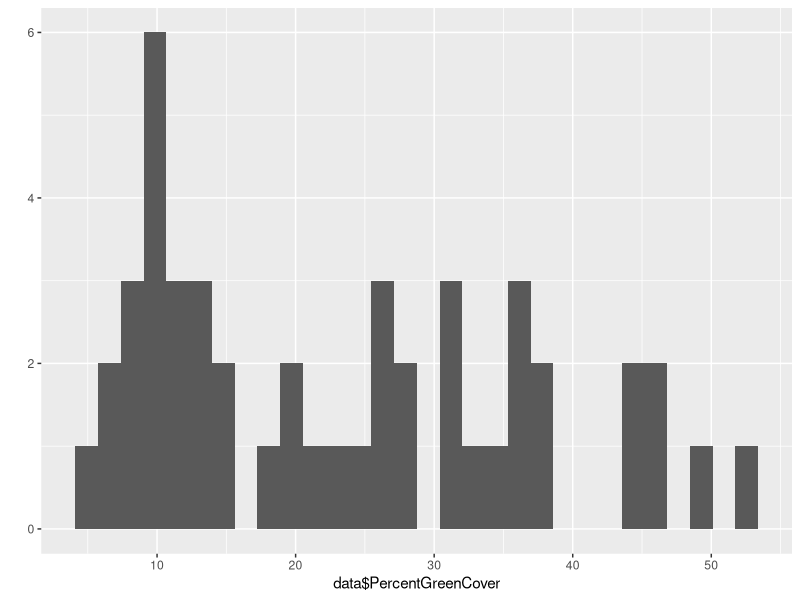
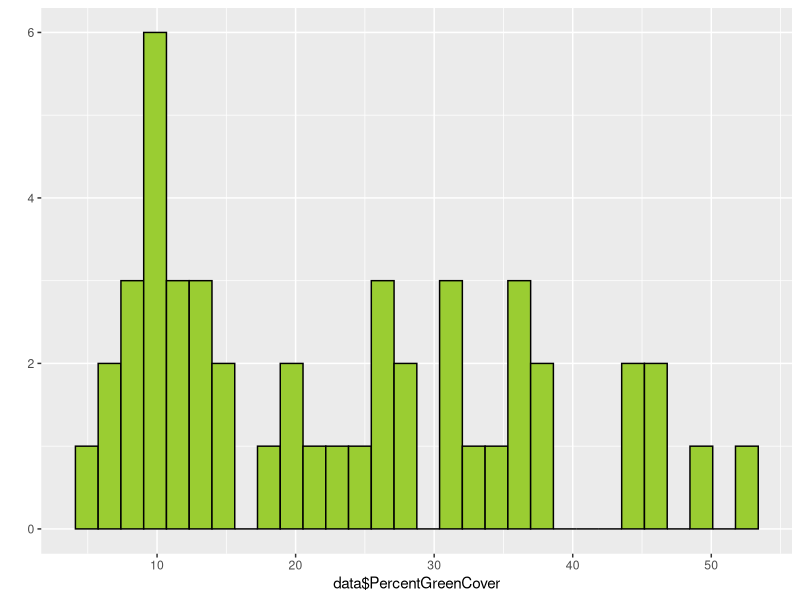
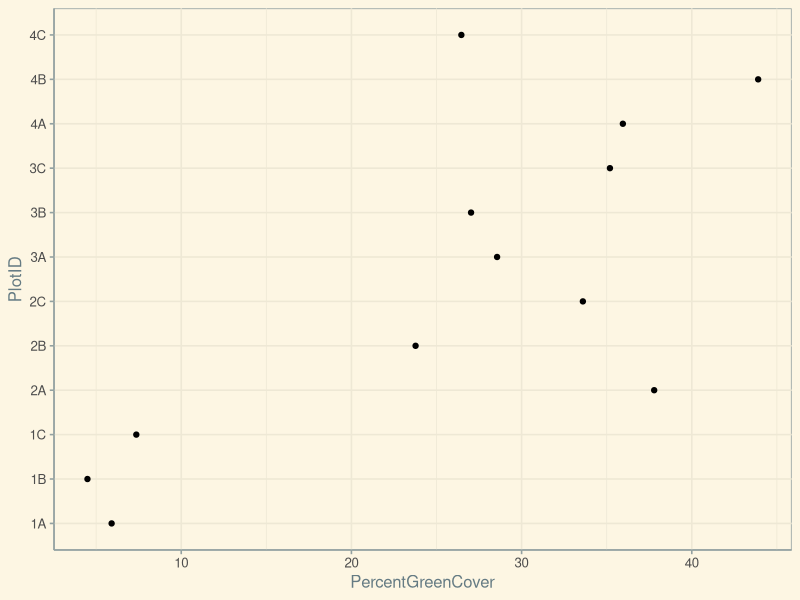
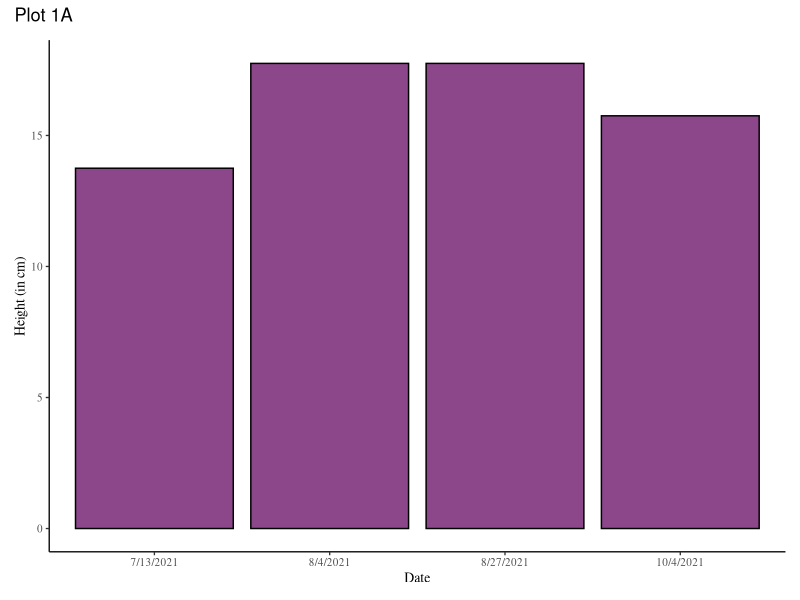
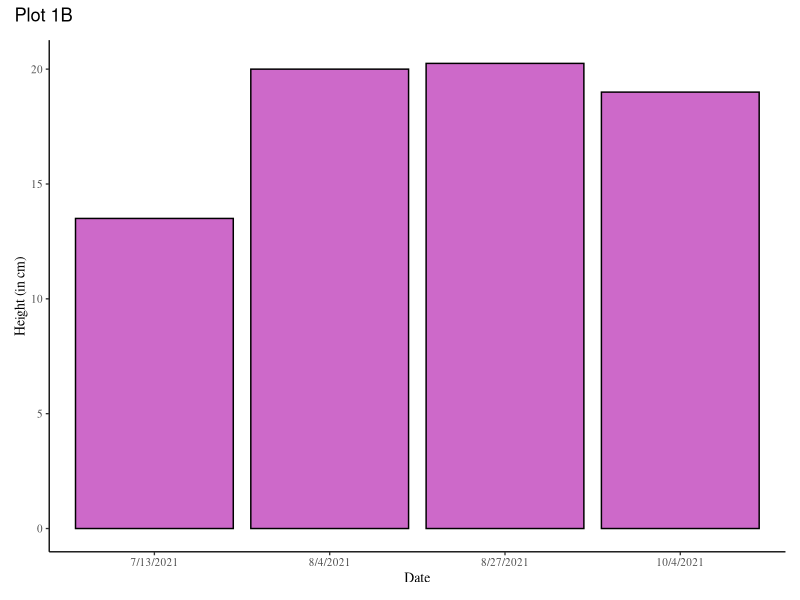
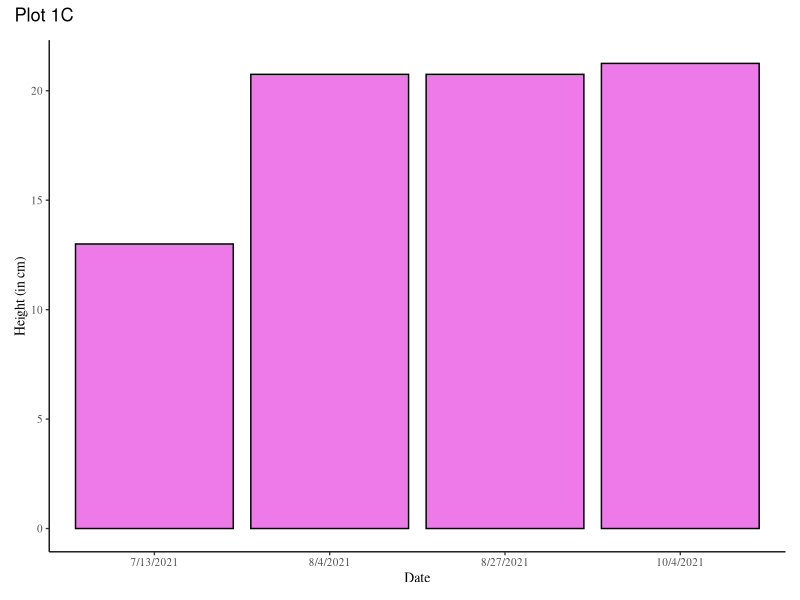
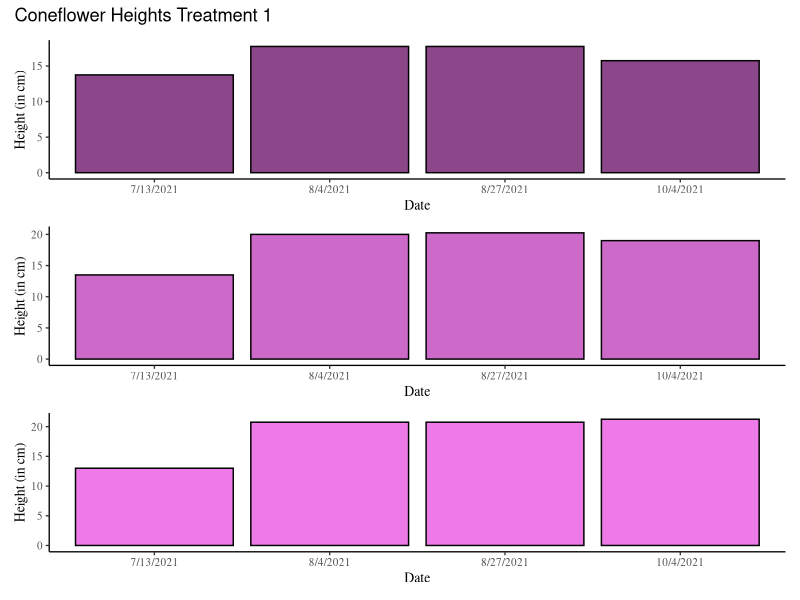
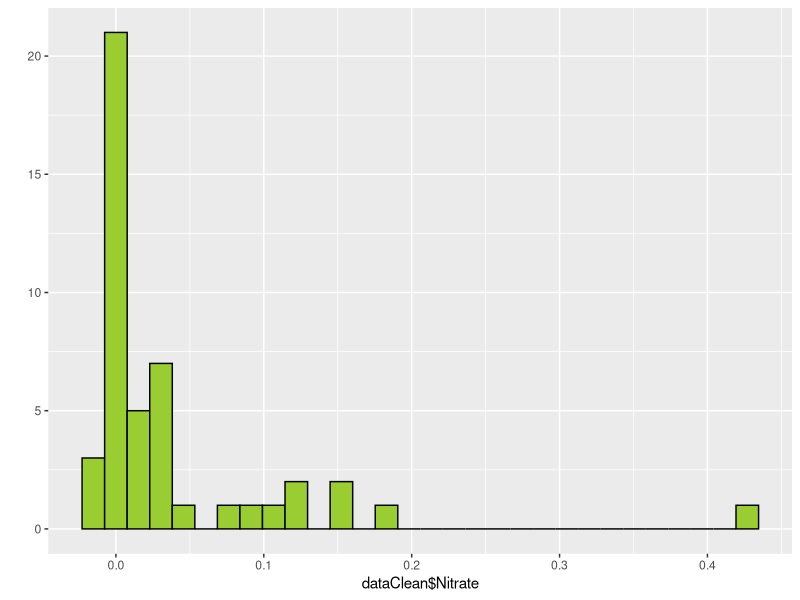

The R source for these figures, in order:
## ---- chunk 1

#preliminaries
library(tidyverse)
library(ggplot2)
library(ggthemes)
library(patchwork)

# reads my vegetation data from 2021
data <- read.table(file="Cleaned2021VegetationData.csv",
                   header=TRUE,
                   sep=",",
                   comment.char="#")
str(data)

# basic histogram of percent green cover for all measurements
qplot(data$PercentGreenCover)

qplot(x=data$PercentGreenCover,
      fill=I("olivedrab3"),color=I("black"))

# reorder dates so they are chronological
data$Date <- factor(data$Date, levels = c("7/13/2021","8/4/2021", "8/27/2021","10/4/2021"))

#filtering to get data from Oct 4 2021
OctFourthPCG <- filter(data, Date=="10/4/2021")

#plotting percent green cover values from the date specified above
pgc4 <- ggplot(data=OctFourthPCG,
            mapping=aes(x=PercentGreenCover,y=PlotID)) + geom_point()
print(pgc4 + theme_solarized())

#filtering the data to get the heights of coneflowers over 4 measurement dates
OneAData <- filter(data, PlotID == "1A")
ConeflowerOneA <- filter(OneAData, Plant=="Coneflower")
str(ConeflowerOneA)
g1AC <- ggplot(data=ConeflowerOneA,
               mapping=aes(x=Date,
                           y=Height_cm,
                           fill=I("orchid4"),
                           color=I("black"))) +
  geom_bar(stat="summary", fun="mean") +
  theme(legend.position="none") +
  theme_classic(base_size=10,base_family="times") +
  plot_annotation('Plot 1A') +
  labs(y="Height (in cm)") # changes the y axis name
print(g1AC)

OneBData <- filter(data, PlotID == "1B")
ConeflowerOneB <- filter(OneBData, Plant=="Coneflower")
str(ConeflowerOneB)
g1BC <- ggplot(data=ConeflowerOneB,
               mapping=aes(x=Date,
                           y=Height_cm,
                           fill=I("orchid3"),
                           color=I("black"))) +
  geom_bar(stat="summary", fun="mean") +
  theme(legend.position="none") +
  theme_classic(base_size=10,base_family="times") +
  plot_annotation('Plot 1B') +
  labs(y="Height (in cm)")
print(g1BC)

OneCData <- filter(data, PlotID == "1C")
ConeflowerOneC <- filter(OneCData, Plant=="Coneflower")
str(ConeflowerOneC)
g1CC <- ggplot(data=ConeflowerOneC,
               mapping=aes(x=Date,
                           y=Height_cm,
                           fill=I("orchid2"),
                           color=I("black"))) +
  geom_bar(stat="summary", fun="mean") +
  theme(legend.position="none") +
  theme_classic(base_size=10,base_family="times") +
  plot_annotation('Plot 1C') +
  labs(y="Height (in cm)")
print(g1CC)

#place the 3 plots of the replicates for treatment 1 (A B and C) next to one another vertically
g1AC + g1BC + g1CC +
  plot_layout(ncol=1) +
  plot_annotation('Coneflower Heights Treatment 1')

####################################################

#reads winter water sample data
data <- read.table(file="CondensedWinterData.csv",
                   header=TRUE,
                   sep=",",
                   comment.char="#")

# shows data summary
glimpse(data)

# remove rows with NA
dataClean <- data[complete.cases(data),]

# basic plot of all nitrate data distribution
#N
qplot(x=dataClean$Nitrate,
      fill=I("olivedrab3"),color=I("black"))

#P
qplot(x=dataClean$Phosphate,
      fill=I("olivedrab1"),color=I("black"))

#remove rows where value is less than detection limit
# 0.14 mg/L for N
NDataClean <- filter(dataClean, Nitrate > 0.14)
str(NDataClean)
# 7 microg/L for P
PDataClean <- filter(dataClean, Phosphate > 7)
str(PDataClean)

# plots
# N
plot1 <- ggplot(data=NDataClean,
               mapping=aes(x=Treatment,
                           y=Nitrate,
                           fill=I("orchid4"),
                           color=I("black"))) +
  geom_bar(stat="summary", fun="mean") +
  theme(legend.position="none") +
  theme_classic(base_size=15,base_family="times")
print(plot1)

# P
plot2 <- ggplot(data=PDataClean,
                mapping=aes(x=Treatment,
                            y=Phosphate,
                            fill=I("orchid1"),
                            color=I("black"))) +
  geom_bar(stat="summary", fun="mean") +
  theme(legend.position="none") +
  theme_classic(base_size=15,base_family="times")
print(plot2)

# multiple bars in plot over all dates
# P
plot3 <- ggplot(PDataClean,aes(x=Date,y=Phosphate, fill=Treatment)) + geom_col(position="dodge2",color="black",size=0.5) +
  scale_fill_viridis_c(option="plasma")
print(plot3)

